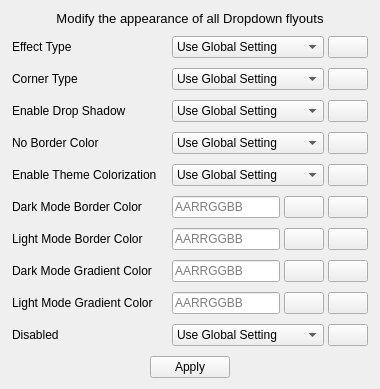
         <widget class="QWidget" name="tab2">
          <attribute name="title">
           <string>DropDown</string>
          </attribute>
          <layout class="QVBoxLayout" name="verticalLayout_3" stretch="0,1,0">
           <property name="spacing">
            <number>10</number>
           </property>
           <property name="leftMargin">
            <number>12</number>
           </property>
           <property name="rightMargin">
            <number>12</number>
           </property>
           <item>
            <widget class="QLabel" name="description2">
             <property name="font">
              <font>
               <pointsize>10</pointsize>
              </font>
             </property>
             <property name="text">
              <string>Modify the appearance of all Dropdown flyouts</string>
             </property>
             <property name="scaledContents">
              <bool>false</bool>
             </property>
             <property name="alignment">
              <set>Qt::AlignCenter</set>
             </property>
             <property name="wordWrap">
              <bool>true</bool>
             </property>
            </widget>
           </item>
           <item>
            <layout class="QFormLayout" name="formLayout_4">
             <property name="horizontalSpacing">
              <number>15</number>
             </property>
             <item row="0" column="0">
              <widget class="QLabel" name="lbl_effectType2">
               <property name="text">
                <string>Effect Type</string>
               </property>
              </widget>
             </item>
             <item row="0" column="1">
              <layout class="QHBoxLayout" name="horizontalLayout_21" stretch="1,0">
               <property name="spacing">
                <number>4</number>
               </property>
               <item>
                <widget class="QComboBox" name="effectType2">
                 <property name="sizePolicy">
                  <sizepolicy hsizetype="Preferred" vsizetype="Minimum">
                   <horstretch>0</horstretch>
                   <verstretch>0</verstretch>
                  </sizepolicy>
                 </property>
                 <property name="currentIndex">
                  <number>9</number>
                 </property>
                 <item>
                  <property name="text">
                   <string extracomment="Disable all effects">Disable</string>
                  </property>
                 </item>
                 <item>
                  <property name="text">
                   <string>Transparent</string>
                  </property>
                 </item>
                 <item>
                  <property name="text">
                   <string>Solid</string>
                  </property>
                 </item>
                 <item>
                  <property name="text">
                   <string>Blur</string>
                  </property>
                 </item>
                 <item>
                  <property name="text">
                   <string>Classic Acrylic Blur</string>
                  </property>
                 </item>
                 <item>
                  <property name="text">
                   <string>Modern Acrylic Blur</string>
                  </property>
                 </item>
                 <item>
                  <property name="text">
                   <string>Acrylic</string>
                  </property>
                 </item>
                 <item>
                  <property name="text">
                   <string>Mica</string>
                  </property>
                 </item>
                 <item>
                  <property name="text">
                   <string>Mica Alt</string>
                  </property>
                 </item>
                 <item>
                  <property name="text">
                   <string>Use Global Setting</string>
                  </property>
                 </item>
                </widget>
               </item>
               <item>
                <widget class="QPushButton" name="reset_effect_type2">
                 <property name="enabled">
                  <bool>true</bool>
                 </property>
                 <property name="sizePolicy">
                  <sizepolicy hsizetype="Minimum" vsizetype="Minimum">
                   <horstretch>0</horstretch>
                   <verstretch>0</verstretch>
                  </sizepolicy>
                 </property>
                 <property name="text">
                  <string/>
                 </property>
                 <property name="icon">
                  <iconset>
                   <normaloff>../Assets/icons/reset_icon.png</normaloff>../Assets/icons/reset_icon.png</iconset>
                 </property>
                </widget>
               </item>
              </layout>
             </item>
             <item row="1" column="0">
              <widget class="QLabel" name="lbl_cornerType2">
               <property name="text">
                <string>Corner Type</string>
               </property>
              </widget>
             </item>
             <item row="1" column="1">
              <layout class="QHBoxLayout" name="horizontalLayout_68" stretch="1,0">
               <property name="spacing">
                <number>4</number>
               </property>
               <item>
                <widget class="QComboBox" name="cornerType2">
                 <property name="sizePolicy">
                  <sizepolicy hsizetype="Preferred" vsizetype="Minimum">
                   <horstretch>0</horstretch>
                   <verstretch>0</verstretch>
                  </sizepolicy>
                 </property>
                 <property name="currentIndex">
                  <number>4</number>
                 </property>
                 <item>
                  <property name="text">
                   <string>Dont't Change</string>
                  </property>
                 </item>
                 <item>
                  <property name="text">
                   <string>Square Corners</string>
                  </property>
                 </item>
                 <item>
                  <property name="text">
                   <string>Large Corners</string>
                  </property>
                 </item>
                 <item>
                  <property name="text">
                   <string>Small Corners</string>
                  </property>
                 </item>
                 <item>
                  <property name="text">
                   <string>Use Global Setting</string>
                  </property>
                 </item>
                </widget>
               </item>
               <item>
                <widget class="QPushButton" name="reset_corner_type2">
                 <property name="sizePolicy">
                  <sizepolicy hsizetype="Minimum" vsizetype="Minimum">
                   <horstretch>0</horstretch>
                   <verstretch>0</verstretch>
                  </sizepolicy>
                 </property>
                 <property name="text">
                  <string/>
                 </property>
                 <property name="icon">
                  <iconset>
                   <normaloff>../Assets/icons/reset_icon.png</normaloff>../Assets/icons/reset_icon.png</iconset>
                 </property>
                </widget>
               </item>
              </layout>
             </item>
             <item row="2" column="0">
              <widget class="QLabel" name="lbl_enableDropShadow2">
               <property name="text">
                <string>Enable Drop Shadow</string>
               </property>
              </widget>
             </item>
             <item row="2" column="1">
              <layout class="QHBoxLayout" name="horizontalLayout_26" stretch="1,0">
               <property name="spacing">
                <number>4</number>
               </property>
               <item>
                <widget class="QComboBox" name="enableDropShadow2">
                 <property name="sizePolicy">
                  <sizepolicy hsizetype="Preferred" vsizetype="Minimum">
                   <horstretch>0</horstretch>
                   <verstretch>0</verstretch>
                  </sizepolicy>
                 </property>
                 <property name="currentIndex">
                  <number>2</number>
                 </property>
                 <item>
                  <property name="text">
                   <string>No</string>
                  </property>
                 </item>
                 <item>
                  <property name="text">
                   <string>Yes</string>
                  </property>
                 </item>
                 <item>
                  <property name="text">
                   <string>Use Global Setting</string>
                  </property>
                 </item>
                </widget>
               </item>
               <item>
                <widget class="QPushButton" name="reset_drop_shadow2">
                 <property name="enabled">
                  <bool>true</bool>
                 </property>
                 <property name="sizePolicy">
                  <sizepolicy hsizetype="Minimum" vsizetype="Minimum">
                   <horstretch>0</horstretch>
                   <verstretch>0</verstretch>
                  </sizepolicy>
                 </property>
                 <property name="text">
                  <string/>
                 </property>
                 <property name="icon">
                  <iconset>
                   <normaloff>../Assets/icons/reset_icon.png</normaloff>../Assets/icons/reset_icon.png</iconset>
                 </property>
                </widget>
               </item>
              </layout>
             </item>
             <item row="3" column="0">
              <widget class="QLabel" name="lbl_noBorderColor2">
               <property name="text">
                <string>No Border Color</string>
               </property>
              </widget>
             </item>
             <item row="3" column="1">
              <layout class="QHBoxLayout" name="horizontalLayout_72" stretch="1,0">
               <property name="spacing">
                <number>4</number>
               </property>
               <item>
                <widget class="QComboBox" name="noBorderColor2">
                 <property name="sizePolicy">
                  <sizepolicy hsizetype="Preferred" vsizetype="Minimum">
                   <horstretch>0</horstretch>
                   <verstretch>0</verstretch>
                  </sizepolicy>
                 </property>
                 <property name="currentIndex">
                  <number>2</number>
                 </property>
                 <item>
                  <property name="text">
                   <string>No</string>
                  </property>
                 </item>
                 <item>
                  <property name="text">
                   <string>Yes</string>
                  </property>
                 </item>
                 <item>
                  <property name="text">
                   <string>Use Global Setting</string>
                  </property>
                 </item>
                </widget>
               </item>
               <item>
                <widget class="QPushButton" name="reset_border_color2">
                 <property name="sizePolicy">
                  <sizepolicy hsizetype="Minimum" vsizetype="Minimum">
                   <horstretch>0</horstretch>
                   <verstretch>0</verstretch>
                  </sizepolicy>
                 </property>
                 <property name="text">
                  <string/>
                 </property>
                 <property name="icon">
                  <iconset>
                   <normaloff>../Assets/icons/reset_icon.png</normaloff>../Assets/icons/reset_icon.png</iconset>
                 </property>
                </widget>
               </item>
              </layout>
             </item>
             <item row="7" column="0">
              <widget class="QLabel" name="lbl_darkModeGradientColor2">
               <property name="text">
                <string>Dark Mode Gradient Color</string>
               </property>
              </widget>
             </item>
             <item row="7" column="1">
              <layout class="QHBoxLayout" name="horizontalLayout_27" stretch="1,0,0">
               <property name="spacing">
                <number>4</number>
               </property>
               <item>
                <widget class="QLineEdit" name="darkModeGradientColor2">
                 <property name="sizePolicy">
                  <sizepolicy hsizetype="Expanding" vsizetype="Minimum">
                   <horstretch>0</horstretch>
                   <verstretch>0</verstretch>
                  </sizepolicy>
                 </property>
                 <property name="toolTip">
                  <string/>
                 </property>
                 <property name="layoutDirection">
                  <enum>Qt::LeftToRight</enum>
                 </property>
                 <property name="readOnly">
                  <bool>true</bool>
                 </property>
                 <property name="placeholderText">
                  <string>AARRGGBB</string>
                 </property>
                </widget>
               </item>
               <item>
                <widget class="QPushButton" name="dark_mode_gradient_color_picker2">
                 <property name="enabled">
                  <bool>true</bool>
                 </property>
                 <property name="sizePolicy">
                  <sizepolicy hsizetype="Minimum" vsizetype="Minimum">
                   <horstretch>0</horstretch>
                   <verstretch>0</verstretch>
                  </sizepolicy>
                 </property>
                 <property name="text">
                  <string/>
                 </property>
                 <property name="icon">
                  <iconset>
                   <normaloff>../Assets/icons/color_picker_icon.png</normaloff>../Assets/icons/color_picker_icon.png</iconset>
                 </property>
                </widget>
               </item>
               <item>
                <widget class="QPushButton" name="reset_dark_mode_gradient_color2">
                 <property name="enabled">
                  <bool>true</bool>
                 </property>
                 <property name="sizePolicy">
                  <sizepolicy hsizetype="Minimum" vsizetype="Minimum">
                   <horstretch>0</horstretch>
                   <verstretch>0</verstretch>
                  </sizepolicy>
                 </property>
                 <property name="text">
                  <string/>
                 </property>
                 <property name="icon">
                  <iconset>
                   <normaloff>../Assets/icons/reset_icon.png</normaloff>../Assets/icons/reset_icon.png</iconset>
                 </property>
                </widget>
               </item>
              </layout>
             </item>
             <item row="8" column="0">
              <widget class="QLabel" name="lbl_lightModeGradientColor2">
               <property name="text">
                <string>Light Mode Gradient Color</string>
               </property>
              </widget>
             </item>
             <item row="8" column="1">
              <layout class="QHBoxLayout" name="horizontalLayout_28" stretch="1,0,0">
               <property name="spacing">
                <number>4</number>
               </property>
               <item>
                <widget class="QLineEdit" name="lightModeGradientColor2">
                 <property name="sizePolicy">
                  <sizepolicy hsizetype="Expanding" vsizetype="Minimum">
                   <horstretch>0</horstretch>
                   <verstretch>0</verstretch>
                  </sizepolicy>
                 </property>
                 <property name="toolTip">
                  <string/>
                 </property>
                 <property name="layoutDirection">
                  <enum>Qt::LeftToRight</enum>
                 </property>
                 <property name="readOnly">
                  <bool>true</bool>
                 </property>
                 <property name="placeholderText">
                  <string>AARRGGBB</string>
                 </property>
                </widget>
               </item>
               <item>
                <widget class="QPushButton" name="light_mode_gradient_color_picker2">
                 <property name="enabled">
                  <bool>true</bool>
                 </property>
                 <property name="sizePolicy">
                  <sizepolicy hsizetype="Minimum" vsizetype="Minimum">
                   <horstretch>0</horstretch>
                   <verstretch>0</verstretch>
                  </sizepolicy>
                 </property>
                 <property name="text">
                  <string/>
                 </property>
                 <property name="icon">
                  <iconset>
                   <normaloff>../Assets/icons/color_picker_icon.png</normaloff>../Assets/icons/color_picker_icon.png</iconset>
                 </property>
                </widget>
               </item>
               <item>
                <widget class="QPushButton" name="reset_light_mode_gradient_color2">
                 <property name="enabled">
                  <bool>true</bool>
                 </property>
                 <property name="sizePolicy">
                  <sizepolicy hsizetype="Minimum" vsizetype="Minimum">
                   <horstretch>0</horstretch>
                   <verstretch>0</verstretch>
                  </sizepolicy>
                 </property>
                 <property name="text">
                  <string/>
                 </property>
                 <property name="icon">
                  <iconset>
                   <normaloff>../Assets/icons/reset_icon.png</normaloff>../Assets/icons/reset_icon.png</iconset>
                 </property>
                </widget>
               </item>
              </layout>
             </item>
             <item row="9" column="0">
              <widget class="QLabel" name="lbl_disabledEffect2">
               <property name="text">
                <string>Disabled</string>
               </property>
              </widget>
             </item>
             <item row="9" column="1">
              <layout class="QHBoxLayout" name="horizontalLayout_29" stretch="1,0">
               <property name="spacing">
                <number>4</number>
               </property>
               <item>
                <widget class="QComboBox" name="disabledEffect2">
                 <property name="sizePolicy">
                  <sizepolicy hsizetype="Preferred" vsizetype="Minimum">
                   <horstretch>0</horstretch>
                   <verstretch>0</verstretch>
                  </sizepolicy>
                 </property>
                 <property name="currentIndex">
                  <number>2</number>
                 </property>
                 <item>
                  <property name="text">
                   <string>No</string>
                  </property>
                 </item>
                 <item>
                  <property name="text">
                   <string>Yes</string>
                  </property>
                 </item>
                 <item>
                  <property name="text">
                   <string>Use Global Setting</string>
                  </property>
                 </item>
                </widget>
               </item>
               <item>
                <widget class="QPushButton" name="reset_disabled2">
                 <property name="enabled">
                  <bool>true</bool>
                 </property>
                 <property name="sizePolicy">
                  <sizepolicy hsizetype="Minimum" vsizetype="Minimum">
                   <horstretch>0</horstretch>
                   <verstretch>0</verstretch>
                  </sizepolicy>
                 </property>
                 <property name="text">
                  <string/>
                 </property>
                 <property name="icon">
                  <iconset>
                   <normaloff>../Assets/icons/reset_icon.png</normaloff>../Assets/icons/reset_icon.png</iconset>
                 </property>
                </widget>
               </item>
              </layout>
             </item>
             <item row="4" column="0">
              <widget class="QLabel" name="lbl_enableThemeColorization2">
               <property name="text">
                <string>Enable Theme Colorization</string>
               </property>
              </widget>
             </item>
             <item row="4" column="1">
              <layout class="QHBoxLayout" name="horizontalLayout_73" stretch="1,0">
               <property name="spacing">
                <number>4</number>
               </property>
               <item>
                <widget class="QComboBox" name="enableThemeColorization2">
                 <property name="sizePolicy">
                  <sizepolicy hsizetype="Preferred" vsizetype="Minimum">
                   <horstretch>0</horstretch>
                   <verstretch>0</verstretch>
                  </sizepolicy>
                 </property>
                 <property name="currentIndex">
                  <number>2</number>
                 </property>
                 <item>
                  <property name="text">
                   <string>No</string>
                  </property>
                 </item>
                 <item>
                  <property name="text">
                   <string>Yes</string>
                  </property>
                 </item>
                 <item>
                  <property name="text">
                   <string>Use Global Setting</string>
                  </property>
                 </item>
                </widget>
               </item>
               <item>
                <widget class="QPushButton" name="reset_theme_colorization2">
                 <property name="sizePolicy">
                  <sizepolicy hsizetype="Minimum" vsizetype="Minimum">
                   <horstretch>0</horstretch>
                   <verstretch>0</verstretch>
                  </sizepolicy>
                 </property>
                 <property name="text">
                  <string/>
                 </property>
                 <property name="icon">
                  <iconset>
                   <normaloff>../Assets/icons/reset_icon.png</normaloff>../Assets/icons/reset_icon.png</iconset>
                 </property>
                </widget>
               </item>
              </layout>
             </item>
             <item row="5" column="0">
              <widget class="QLabel" name="lbl_darkModeBorderColor2">
               <property name="text">
                <string>Dark Mode Border Color</string>
               </property>
              </widget>
             </item>
             <item row="5" column="1">
              <layout class="QHBoxLayout" name="horizontalLayout_30" stretch="1,0,0">
               <property name="spacing">
                <number>4</number>
               </property>
               <item>
                <widget class="QLineEdit" name="darkModeBorderColor2">
                 <property name="sizePolicy">
                  <sizepolicy hsizetype="Expanding" vsizetype="Minimum">
                   <horstretch>0</horstretch>
                   <verstretch>0</verstretch>
                  </sizepolicy>
                 </property>
                 <property name="toolTip">
                  <string/>
                 </property>
                 <property name="layoutDirection">
                  <enum>Qt::LeftToRight</enum>
                 </property>
                 <property name="readOnly">
                  <bool>true</bool>
                 </property>
                 <property name="placeholderText">
                  <string>AARRGGBB</string>
                 </property>
                </widget>
               </item>
               <item>
                <widget class="QPushButton" name="dark_mode_border_color_picker2">
                 <property name="enabled">
                  <bool>true</bool>
                 </property>
                 <property name="sizePolicy">
                  <sizepolicy hsizetype="Minimum" vsizetype="Minimum">
                   <horstretch>0</horstretch>
                   <verstretch>0</verstretch>
                  </sizepolicy>
                 </property>
                 <property name="text">
                  <string/>
                 </property>
                 <property name="icon">
                  <iconset>
                   <normaloff>../Assets/icons/color_picker_icon.png</normaloff>../Assets/icons/color_picker_icon.png</iconset>
                 </property>
                </widget>
               </item>
               <item>
                <widget class="QPushButton" name="reset_dark_mode_border_color2">
                 <property name="enabled">
                  <bool>true</bool>
                 </property>
                 <property name="sizePolicy">
                  <sizepolicy hsizetype="Minimum" vsizetype="Minimum">
                   <horstretch>0</horstretch>
                   <verstretch>0</verstretch>
                  </sizepolicy>
                 </property>
                 <property name="text">
                  <string/>
                 </property>
                 <property name="icon">
                  <iconset>
                   <normaloff>../Assets/icons/reset_icon.png</normaloff>../Assets/icons/reset_icon.png</iconset>
                 </property>
                </widget>
               </item>
              </layout>
             </item>
             <item row="6" column="0">
              <widget class="QLabel" name="lbl_lightModeBorderColor2">
               <property name="text">
                <string>Light Mode Border Color</string>
               </property>
              </widget>
             </item>
             <item row="6" column="1">
              <layout class="QHBoxLayout" name="horizontalLayout_31" stretch="1,0,0">
               <property name="spacing">
                <number>4</number>
               </property>
               <item>
                <widget class="QLineEdit" name="lightModeBorderColor2">
                 <property name="sizePolicy">
                  <sizepolicy hsizetype="Expanding" vsizetype="Minimum">
                   <horstretch>0</horstretch>
                   <verstretch>0</verstretch>
                  </sizepolicy>
                 </property>
                 <property name="toolTip">
                  <string/>
                 </property>
                 <property name="layoutDirection">
                  <enum>Qt::LeftToRight</enum>
                 </property>
                 <property name="readOnly">
                  <bool>true</bool>
                 </property>
                 <property name="placeholderText">
                  <string>AARRGGBB</string>
                 </property>
                </widget>
               </item>
               <item>
                <widget class="QPushButton" name="light_mode_border_color_picker2">
                 <property name="enabled">
                  <bool>true</bool>
                 </property>
                 <property name="sizePolicy">
                  <sizepolicy hsizetype="Minimum" vsizetype="Minimum">
                   <horstretch>0</horstretch>
                   <verstretch>0</verstretch>
                  </sizepolicy>
                 </property>
                 <property name="text">
                  <string/>
                 </property>
                 <property name="icon">
                  <iconset>
                   <normaloff>../Assets/icons/color_picker_icon.png</normaloff>../Assets/icons/color_picker_icon.png</iconset>
                 </property>
                </widget>
               </item>
               <item>
                <widget class="QPushButton" name="reset_light_mode_border_color2">
                 <property name="enabled">
                  <bool>true</bool>
                 </property>
                 <property name="sizePolicy">
                  <sizepolicy hsizetype="Minimum" vsizetype="Minimum">
                   <horstretch>0</horstretch>
                   <verstretch>0</verstretch>
                  </sizepolicy>
                 </property>
                 <property name="text">
                  <string/>
                 </property>
                 <property name="icon">
                  <iconset>
                   <normaloff>../Assets/icons/reset_icon.png</normaloff>../Assets/icons/reset_icon.png</iconset>
                 </property>
                </widget>
               </item>
              </layout>
             </item>
            </layout>
           </item>
           <item>
            <layout class="QHBoxLayout" name="horizontalLayout_4">
             <item>
              <spacer name="horizontalSpacer_5">
               <property name="orientation">
                <enum>Qt::Horizontal</enum>
               </property>
               <property name="sizeHint" stdset="0">
                <size>
                 <width>40</width>
                 <height>20</height>
                </size>
               </property>
              </spacer>
             </item>
             <item>
              <widget class="QPushButton" name="applyButton2">
               <property name="cursor">
                <cursorShape>PointingHandCursor</cursorShape>
               </property>
               <property name="text">
                <string>Apply</string>
               </property>
              </widget>
             </item>
             <item>
              <spacer name="horizontalSpacer_6">
               <property name="orientation">
                <enum>Qt::Horizontal</enum>
               </property>
               <property name="sizeHint" stdset="0">
                <size>
                 <width>40</width>
                 <height>20</height>
                </size>
               </property>
              </spacer>
             </item>
            </layout>
           </item>
          </layout>
         </widget>
